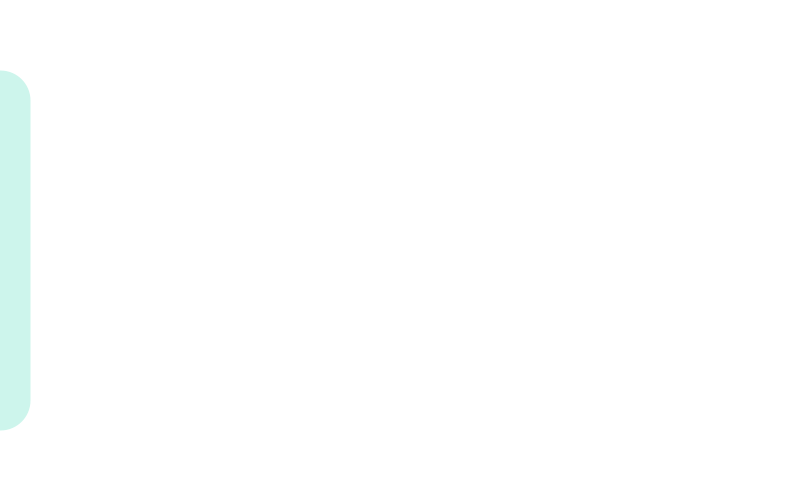
Frame 1 (no input)
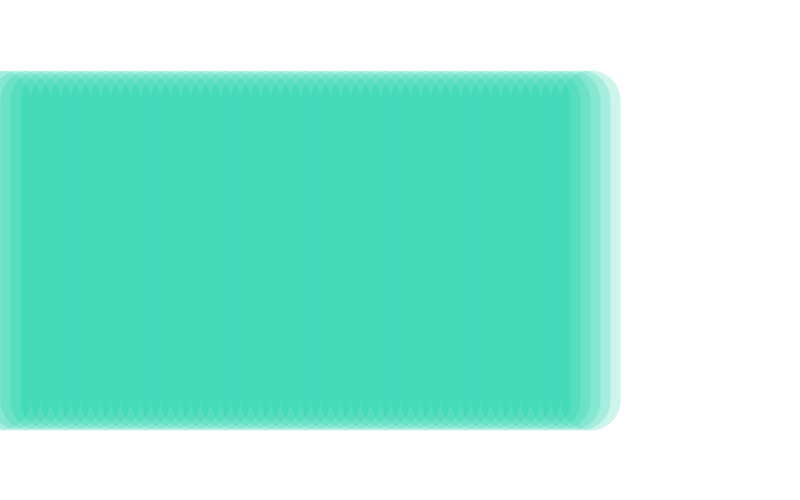
Frame 60 (the mouse pressed at the canvas centre just before this capture)
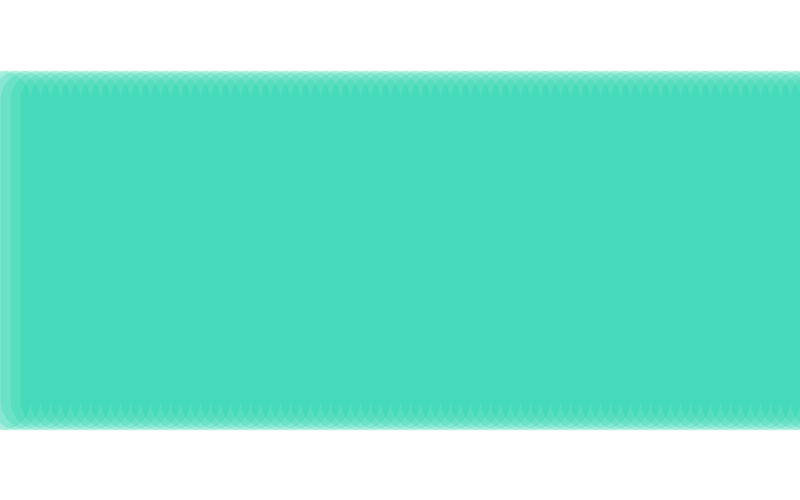
Frame 120 (the mouse held since frame 60 and released just before this capture)

The Processing sketch that drew these frames (run headless with seeded random() and noise(); from frame 60 on, the mouse is pressed at the canvas centre):

// Processing sketch: przyklad7
// ── przyklad7.pde
float pozycja = 0;
float odstep = 10;

void setup()
{
size(800, 500);
background(255);
strokeWeight(60);
stroke(0,202,156, 50);
frameRate(24);
}
void draw()
{
line(pozycja, 100,   pozycja, 400);
pozycja = pozycja + odstep;
}
